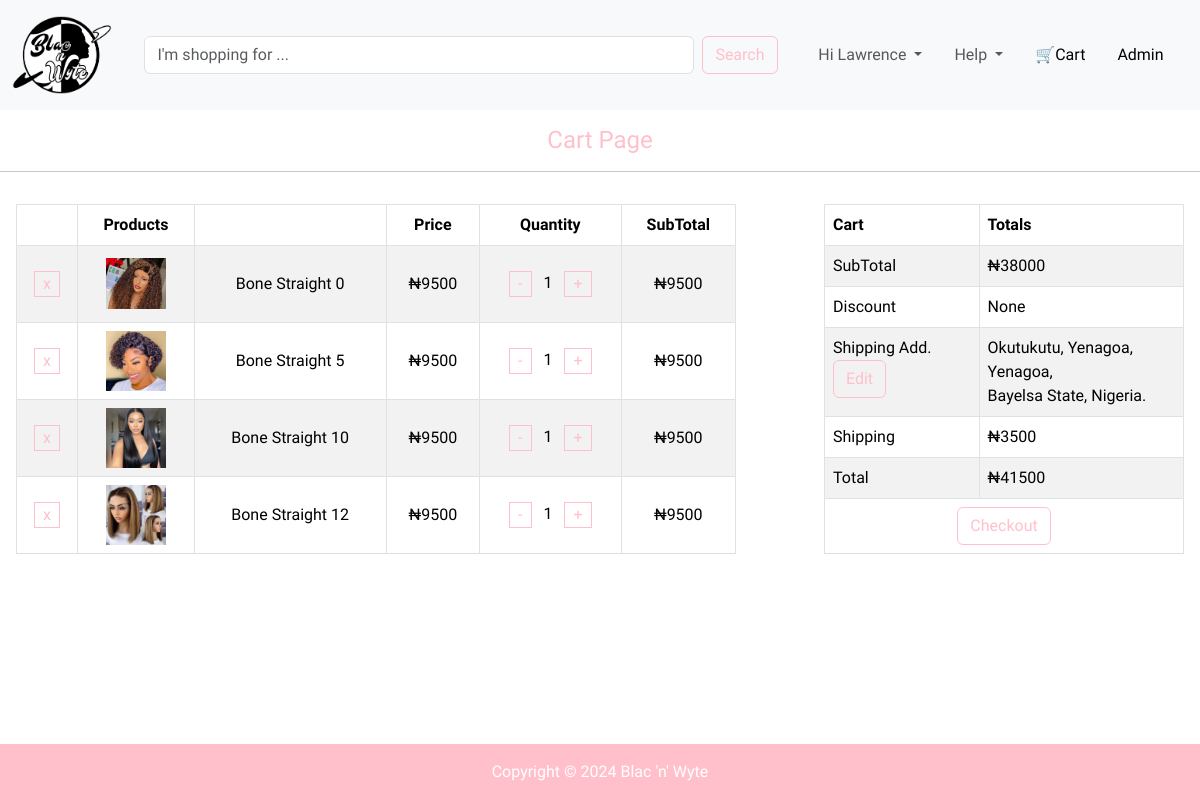
/all_cart (signed in), run on an earlier commit of the app's database.
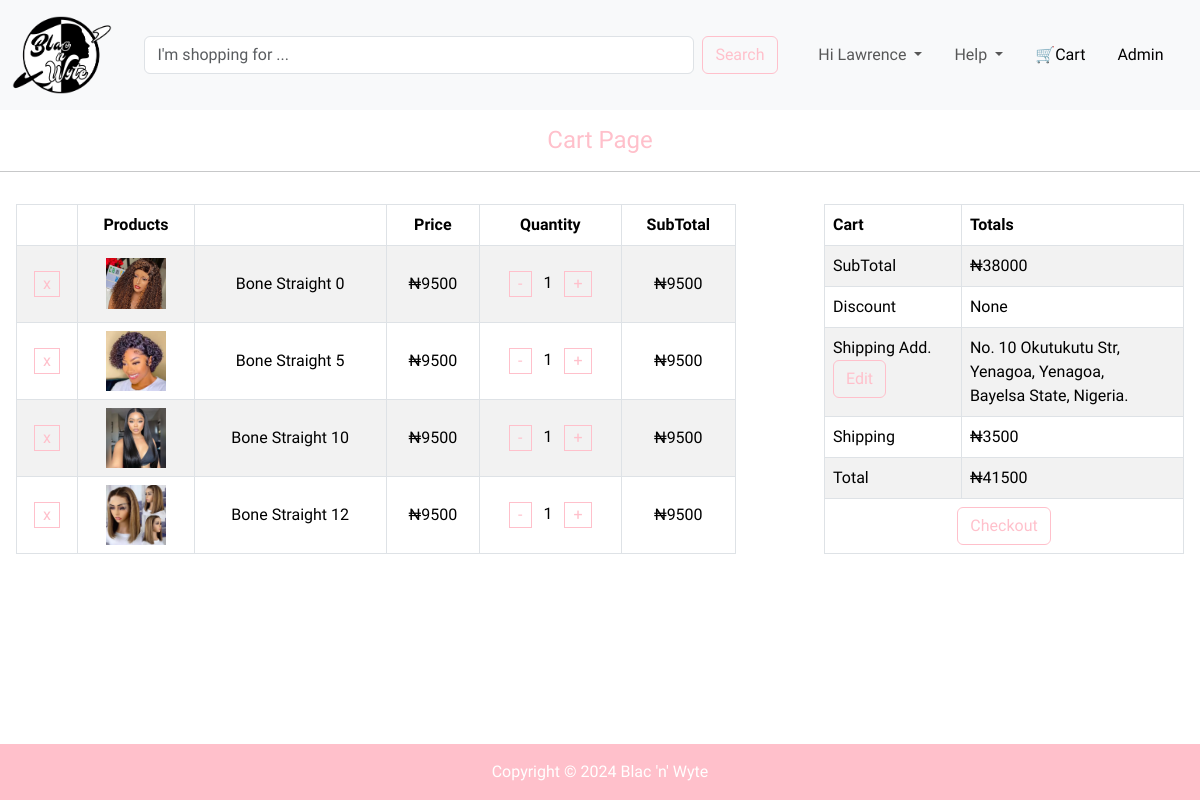
And on a later commit of the database.
### database.py (models this page shows, shortened)
class User(db.Model, UserMixin):
    id: Mapped[int] = mapped_column(primary_key=True)
    email: Mapped[str] = mapped_column(unique=True)
    firstname: Mapped[str]
    lastname: Mapped[str]
    phone: Mapped[int] = mapped_column(Integer)
    password: Mapped[str] = mapped_column(nullable=False)
    country: Mapped[str]
    state: Mapped[str]
    localgovt: Mapped[str]
    city: Mapped[str] = mapped_column(String(70))
    address: Mapped[str]
    registered_on: Mapped[DateTime] = mapped_column(DateTime, nullable=False)
    confirmed: Mapped[bool] = mapped_column(default=False, nullable=False)
    confirmed_on: Mapped[DateTime] = mapped_column(DateTime, nullable=True)
    is_admin: Mapped[bool] = mapped_column(Boolean, default=False, nullable=False)
    user_cart: Mapped[str] = relationship("Cart", back_populates="cart_user")
    user_order: Mapped[str] = relationship("Order", back_populates="order_user")

class Cart(db.Model):
    id: Mapped[int] = mapped_column(primary_key=True)
    quantity: Mapped[int]
    subtotal: Mapped[int]
    product_id: Mapped[int] = mapped_column(ForeignKey("product.id"), unique=True)
    user_id: Mapped[int] = mapped_column(ForeignKey("user.id"))
    cart_user: Mapped[str] = relationship("User", back_populates="user_cart")
    product: Mapped[str] = relationship("Product", back_populates=None)

class Product(db.Model):
    id: Mapped[int] = mapped_column(primary_key=True)
    image: Mapped[str]
    name: Mapped[str]
    desc: Mapped[str]
    price: Mapped[int]

### onlinestore.py (the view, shortened to what this page needs)
@app.route("/all_cart", methods=["GET", "POST"])
def all_cart():
    if current_user.is_authenticated:
        form_inc = CartRemoveForm()
        form_inc.submit.label.text = '+'
        form_dec = CartRemoveForm()
        form_dec.submit.label.text = '-'
        form = CartRemoveForm()
        items = Cart.query.where(Cart.user_id == current_user.id)
        indexed_items = [(num + 1, item) for num, item in enumerate(items)]
        subtotal = 0
        for num, entry in indexed_items:
            subtotal += entry.subtotal
        if subtotal > 0:
            shipping_price = 3500
        else:
            shipping_price = 0
        total = subtotal + shipping_price
    else:
        return redirect(url_for('signin'))
    return render_template('cart.html', products=indexed_items, subtotal=subtotal, shipping_price=shipping_price, total=total, form=form, form_inc=form_inc, form_dec=form_dec, logged_in=current_user.is_authenticated, user=current_user, year=year)

### form.py
class CartRemoveForm(FlaskForm):
    submit = SubmitField(label='x', render_kw={'class': 'btn btn-outline-success cart'})

### method_override.py (called while the page is built)
    def __call__(self, environ, start_response):
        method = environ.get('HTTP_X_HTTP_METHOD_OVERRIDE', '').upper()
        if method in self.allowed_methods:
            environ['REQUEST_METHOD'] = method
        if method in self.bodyless_methods:
            environ['CONTENT_LENGTH'] = '0'
        return self.app(environ, start_response)

### onlinestore.py (called while the page is built)
@login_manager.user_loader
def user_loader(user_id):
    return db.session.execute(db.select(User).where(User.id == user_id)).scalar()

@app.before_request
def track_history():
    if request.endpoint == 'static' or request.method != 'GET':
        return
    history = session.get('history', [])
    history.append(request.url)
    if len(history) > 3:
        history.pop(0)
    session['history'] = history

### templates/cart.html (shortened to what this page needs)
{% extends "header.html" %}
{% block content %}
    <section id="cart">
      <h4 class="text-center profile-headline">Cart Page</h4>
      <hr>
      <table id="cart-table" class="table items table-striped table-bordered text-center">
        <thead>
          <tr>
            <th scope="col"></th>
            <th scope="col">Products</th>
            <th scope="col"></th>
            <th scope="col">Price</th>
            <th scope="col">Quantity</th>
            <th scope="col">SubTotal</th>
          </tr>
        </thead>
        <tbody>
        {% for num, item in products %}
          <tr>
            <td scope="row">
              <form method="POST" action="{{ url_for('all_cart', id=item.id) }}" id="{{ item.id }}" class="cart-btn-form">
                {{ form.hidden_tag() }} {{ form.submit }}
              </form>
            </td>
            <td><img src="{{ url_for('static', filename=item.product.image) }}" alt="image" class="cart-image"></td>
            <td>{{ item.product.name }}</td>
            <td>₦{{ item.product.price }}</td>
            <td>
              <form method="POST" action="{{ url_for('all_cart', id=item.id, btn='-') }}" class="cart-btn-form minus">
                {{ form_dec.hidden_tag() }} {{ form_dec.submit }}
              </form>
              {{ item.quantity }}
              <form method="POST" action="{{ url_for('all_cart', id=item.id, btn='+') }}" class="cart-btn-form plus">
                {{ form_inc.hidden_tag() }} {{ form_inc.submit }}
              </form>
            </td>
            <td>₦{{ item.subtotal }}</td>
          </tr>
        {% endfor %}
        </tbody>
      </table>
      <table class="table cart table-striped table-bordered">
        <thead>
          <tr>
            <th>Cart</th>
            <th>Totals</th>
          </tr>
        </thead>
        <tbody>
          <tr>
            <td>SubTotal</td>
            <td>₦{{ subtotal }}</td>
          </tr>
          <tr>
            <td>Discount</td>
            <td> None </td>
          </tr>
          <tr>
            <td>Shipping Add. <a class="btn btn-outline-success" href="{{ url_for('edit_address', idx=user.id) }}">Edit</a></td>
            <td>{{ current_user.address }}, {{ current_user.city }}, {{ current_user.localgovt }},<br> {{ current_user.state }} State, {{ current_user.country }}.</td>
          </tr>
          <tr>
            <td>Shipping</td>
            <td> ₦{{ shipping_price }} </td>
          </tr>
          <tr>
            <td>Total</td>
            <td> ₦{{ total }} </td>
          </tr>
          <tr>
            <td colspan="2" class="text-center"><a href="{{ url_for('checkout', total=total) }}" class="btn btn-outline-success">Checkout</a></td>
          </tr>
        </tbody>
      </table>
    </section>
{% endblock %}

### templates/header.html (shortened to what this page needs)
<!doctype html>
<html lang="en">
  <head>
    <link href="https://cdn.jsdelivr.net/npm/bootstrap@5.3.3/dist/css/bootstrap.min.css" rel="stylesheet">
    <link rel="stylesheet" href="{{ url_for('static', filename='css/style.css') }}">
  </head>
  <body>
    <nav class="navbar fixed-top navbar-expand-lg bg-body-tertiary">
      <div class="container-fluid">
        <a class="navbar-brand" href="{{ url_for('index') }}">
          <img src="{{url_for('static', filename='images/logo.png')}}" alt="Blac'n'Wyte" width="100" height="100">
        </a>
        <div class="collapse navbar-collapse" id="navbarSupportedContent">
          <form class="d-flex mx-auto" role="search">
            <input class="form-control me-2" type="search" placeholder="I'm shopping for ..." aria-label="Search">
            <button class="btn btn-outline-success" type="submit">Search</button>
          </form>
          <ul class="navbar-nav mx-auto mb-2 mb-lg-0">
            <li class="nav-item dropdown">
              {% if logged_in: %}
              <a class="nav-link dropdown-toggle" href="{{ url_for('index') }}" role="button" data-bs-toggle="dropdown" aria-expanded="false">
                Hi {{ user.firstname }}
              </a>
              {% else: %}
              <a class="nav-link dropdown-toggle" href="#" role="button" data-bs-toggle="dropdown" aria-expanded="false">
                Account
              </a>
              {% endif %}
            </li>
            <li class="nav-item dropdown ms-3">
              <a class="nav-link dropdown-toggle" href="#" role="button" data-bs-toggle="dropdown" aria-expanded="false">
                Help
              </a>
            </li>
            <li class="nav-item ms-3">
              <a class="nav-link active" href="{{ url_for('all_cart') }}" aria-current="page">🛒Cart</a>
            </li>
            {% if user.email == 'lawrence.nno@gmail.com' or user.is_admin == True %}
              <li class="nav-item ms-3">
                <a class="nav-link active" href="{{ url_for('admin.index') }}" aria-current="page">Admin</a>
              </li>
            {% else: %}
              <li class="nav-item ms-3">
                <a class="nav-link active" href="{{ url_for('index') }}" aria-current="page">Home</a>
              </li>
            {% endif %}
          </ul>
        </div>
      </div>
    </nav>
    <main>
      {% block content %}
      {% endblock %}
    </main>
    <footer class="text-center">
      Copyright &#169; {{ year }} Blac 'n' Wyte
    </footer>
  </body>
</html>

### static/css/style.css (style rules this page uses)
body { font-family: "Quicksand", sans-serif; font-optical-sizing: auto; display: flex; flex-direction: column; min-height: 100vh; }
main { flex-grow: 1 !important; }
footer { margin-top: 1rem; padding: 1rem; background-color: pink; color: white; }
.navbar { --bs-navbar-padding-x: 0; --bs-navbar-padding-y: 0; --bs-navbar-color: rgba(var(--bs-emphasis-color-rgb), 0.65); --bs-navbar-hover-color: rgba(var(--bs-emphasis-color-rgb), 0.8); --bs-navbar-disabled-color: rgba(var(--bs-emphasis-color-rgb), 0.3); --bs-navbar-active-color: rgba(var(--bs-emphasis-color-rgb), 1); --bs-navbar-brand-padding-y: 0.3125rem; --bs-navbar-brand-margin-end: 1rem; --bs-navbar-brand-font-size: 1.25rem; --bs-navbar-brand-color: rgba(var(--bs-emphasis-color-rgb), 1); --bs-navbar-brand-hover-color: rgba(var(--bs-emphasis-color-rgb), 1); --bs-navbar-nav-link-padding-x: 0.5rem; --bs-navbar-toggler-padding-y: 0.25rem; --bs-navbar-toggler-padding-x: 0.75rem; --bs-navbar-toggler-font-size: 1.25rem; --bs-navbar-toggler-border-color: rgba(var(--bs-emphasis-color-rgb), 0.15); --bs-navbar-toggler-border-radius: var(--bs-border-radius); --bs-navbar-toggler-focus-width: 0.25rem; --bs-navbar-toggler-transition: box-shadow 0.15s ease-in-out; position: relative; display: flex; flex-wrap: wrap; align-items: center; justify-content: space-between; padding: var(--bs-navbar-padding-y) var(--bs-navbar-padding-x); }
.btn-outline-success { --bs-btn-color: #FFC0CB; --bs-btn-border-color: #FFC0CB; --bs-btn-hover-color: #fff; --bs-btn-hover-bg: #FFC0CB; --bs-btn-hover-border-color: #FFC0CB; --bs-btn-focus-shadow-rgb: 25,135,84; --bs-btn-active-color: #fff; --bs-btn-active-bg: #FFC0CB; --bs-btn-active-border-color: #FFC0CB; --bs-btn-active-shadow: inset 0 3px 5px rgba(0, 0, 0, 0.125); --bs-btn-disabled-color: #FFC0CB; --bs-btn-disabled-bg: transparent; --bs-btn-disabled-border-color: #FFC0CB; --bs-gradient: none; }
.form-control.me-2 { width: 550px; }
#cart { margin-top: 1rem; }
.cart-image { width: 60px; height: 60px; object-fit: contain; }
.table.items { width: 60%; float: left; margin-top: 1rem; margin-left: 1rem; }
.table.cart { width: 30%; float: right; margin-right: 1rem; margin-top: 1rem; }
.cart-btn-form { display: inline-block; }
.cart-btn-form.plus { margin-left: 0.5rem; }
.cart-btn-form.minus { margin-right: 0.5rem; }
.btn.btn-outline-success.cart { --bs-btn-border-color: #FFC0CB; --bs-btn-padding-x: 0.5rem; --bs-btn-padding-y: 0; --bs-btn-border-radius: 0; }
#cart-table td { vertical-align: middle; }
.profile-headline { color: pink; }

What changed in the data, as far as the page shows it:
changed User "Lawrence": address "Okutukutu" → "No. 10 Okutukutu Str"
